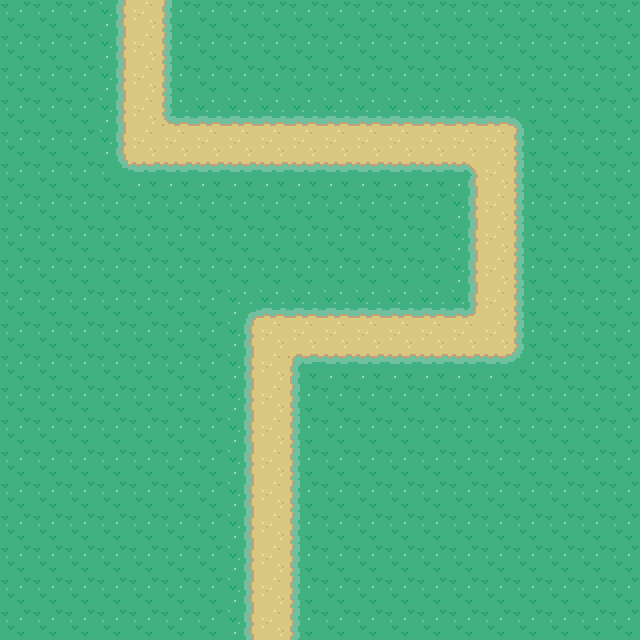

This is a level from a 2D game, rendered from its Tiled map with the project's own tilesets. A one-line summary and the complete map file follow:
An orthogonal 20x20 tile map with 32x32 px tiles, 1 tile layer (Tile Layer 1), 2 tilesets.

<map version="1.2" tiledversion="1.2.3" orientation="orthogonal" renderorder="right-down" width="20" height="20" tilewidth="32" tileheight="32" infinite="0" nextlayerid="2" nextobjectid="1">
 <tileset firstgid="1" name="ground-plates" tilewidth="32" tileheight="32" tilecount="152" columns="8">
  <image source="ground-plates.png" width="256" height="608" />
 </tileset>
 <tileset firstgid="153" name="tuxmon-sample-32px" tilewidth="32" tileheight="32" tilecount="720" columns="24">
  <image source="tuxmon-sample-32px.png" width="768" height="960" />
 </tileset>
 <layer id="1" name="Tile Layer 1" width="20" height="20">
  <data encoding="csv">
278,278,278,325,326,327,278,278,278,278,278,278,278,278,278,278,278,278,278,278,
278,278,278,325,277,327,278,278,278,278,278,278,278,278,278,278,278,278,278,278,
278,278,278,325,277,327,278,278,278,278,278,278,278,278,278,278,278,278,278,278,
278,278,278,325,277,347,302,302,302,302,302,302,302,302,302,302,303,278,278,278,
278,278,278,325,277,277,277,277,277,277,277,277,277,277,277,277,327,278,278,278,
278,278,278,349,350,350,350,350,350,350,350,350,350,350,324,277,327,278,278,278,
278,278,278,278,278,278,278,278,278,278,278,278,278,278,325,277,327,278,278,278,
278,278,278,278,278,278,278,278,278,278,278,278,278,278,325,277,327,278,278,278,
278,278,278,278,278,278,278,278,278,278,278,278,278,278,325,277,327,278,278,278,
278,278,278,278,278,278,278,301,302,302,302,302,302,302,348,277,327,278,278,278,
278,278,278,278,278,278,278,325,277,277,277,277,277,277,277,277,327,278,278,278,
278,278,278,278,278,278,278,325,277,323,350,350,350,350,350,350,351,278,278,278,
278,278,278,278,278,278,278,325,277,327,278,278,278,278,278,278,278,278,278,278,
278,278,278,278,278,278,278,325,277,327,278,278,278,278,278,278,278,278,278,278,
278,278,278,278,278,278,278,325,277,327,278,278,278,278,278,278,278,278,278,278,
278,278,278,278,278,278,278,325,277,327,278,278,278,278,278,278,278,278,278,278,
278,278,278,278,278,278,278,325,277,327,278,278,278,278,278,278,278,278,278,278,
278,278,278,278,278,278,278,325,277,327,278,278,278,278,278,278,278,278,278,278,
278,278,278,278,278,278,278,325,326,327,278,278,278,278,278,278,278,278,278,278,
278,278,278,278,278,278,278,325,326,327,278,278,278,278,278,278,278,278,278,278
</data>
 </layer>
</map>
